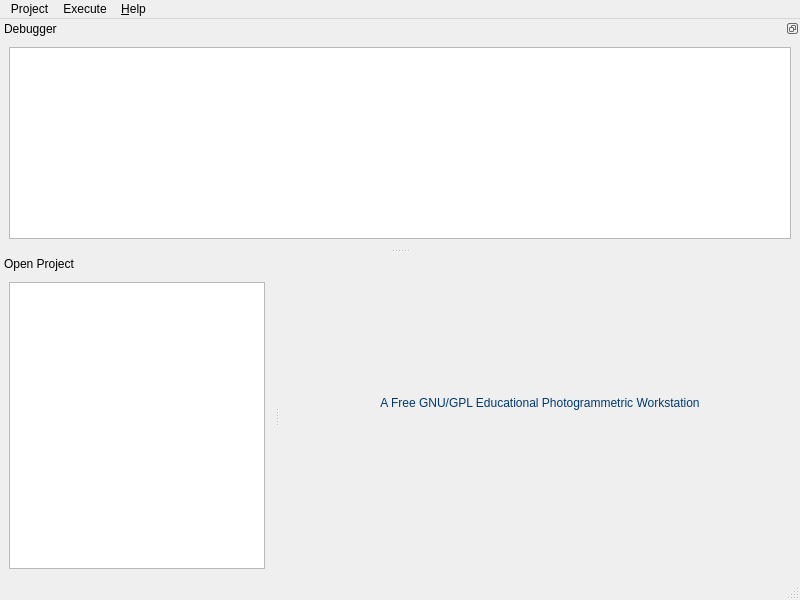
<?xml version="1.0" encoding="UTF-8"?>
<ui version="4.0">
 <class>ProjectMainWindow</class>
 <widget class="QMainWindow" name="ProjectMainWindow">
  <property name="geometry">
   <rect>
    <x>0</x>
    <y>0</y>
    <width>800</width>
    <height>600</height>
   </rect>
  </property>
  <property name="windowTitle">
   <string>efoto - Project Manager</string>
  </property>
  <property name="windowIcon">
   <iconset resource="../resource/resource.qrc">
    <normaloff>:/icon/WindowIcon.png</normaloff>:/icon/WindowIcon.png</iconset>
  </property>
  <property name="locale">
   <locale language="English" country="UnitedStates"/>
  </property>
  <widget class="QWidget" name="centralwidget">
   <property name="sizePolicy">
    <sizepolicy hsizetype="Expanding" vsizetype="Expanding">
     <horstretch>0</horstretch>
     <verstretch>0</verstretch>
    </sizepolicy>
   </property>
   <layout class="QGridLayout">
    <item row="0" column="0">
     <layout class="QGridLayout" name="gridLayoutTelaInicial">
      <item row="0" column="0">
       <widget class="QWidget" name="introWidget" native="true">
        <property name="autoFillBackground">
         <bool>false</bool>
        </property>
        <property name="styleSheet">
         <string notr="true">background-image: url(:/image/Pattern);</string>
        </property>
        <property name="locale">
         <locale language="English" country="UnitedStates"/>
        </property>
        <layout class="QHBoxLayout" name="horizontalLayout">
         <item>
          <spacer name="horizontalSpacer_3">
           <property name="orientation">
            <enum>Qt::Horizontal</enum>
           </property>
           <property name="sizeHint" stdset="0">
            <size>
             <width>40</width>
             <height>20</height>
            </size>
           </property>
          </spacer>
         </item>
         <item>
          <layout class="QVBoxLayout" name="verticalLayout">
           <item>
            <spacer name="verticalSpacer">
             <property name="orientation">
              <enum>Qt::Vertical</enum>
             </property>
             <property name="sizeHint" stdset="0">
              <size>
               <width>20</width>
               <height>40</height>
              </size>
             </property>
            </spacer>
           </item>
           <item>
            <widget class="QLabel" name="label">
             <property name="styleSheet">
              <string notr="true">background-image: url(:/image/None);</string>
             </property>
             <property name="text">
              <string/>
             </property>
             <property name="pixmap">
              <pixmap resource="../resource/resource.qrc">:/image/logoefoto.png</pixmap>
             </property>
             <property name="alignment">
              <set>Qt::AlignCenter</set>
             </property>
            </widget>
           </item>
           <item>
            <widget class="QLabel" name="label_2">
             <property name="styleSheet">
              <string notr="true">background-image:url(:/image/None); color:#00396e;</string>
             </property>
             <property name="locale">
              <locale language="English" country="UnitedStates"/>
             </property>
             <property name="text">
              <string>A Free GNU/GPL Educational Photogrammetric Workstation</string>
             </property>
             <property name="alignment">
              <set>Qt::AlignCenter</set>
             </property>
            </widget>
           </item>
           <item>
            <widget class="QLabel" name="version_info">
             <property name="styleSheet">
              <string notr="true">background-image:url(:/image/None); color:#00396e;</string>
             </property>
             <property name="locale">
              <locale language="English" country="UnitedStates"/>
             </property>
             <property name="text">
              <string/>
             </property>
             <property name="alignment">
              <set>Qt::AlignCenter</set>
             </property>
            </widget>
           </item>
           <item>
            <layout class="QHBoxLayout" name="horizontalLayout_2">
             <item>
              <spacer name="horizontalSpacer">
               <property name="orientation">
                <enum>Qt::Horizontal</enum>
               </property>
               <property name="sizeHint" stdset="0">
                <size>
                 <width>40</width>
                 <height>20</height>
                </size>
               </property>
              </spacer>
             </item>
             <item>
              <widget class="QLabel" name="label_4">
               <property name="styleSheet">
                <string notr="true">background-image: url(:/image/None);</string>
               </property>
               <property name="text">
                <string/>
               </property>
               <property name="pixmap">
                <pixmap resource="../resource/resource.qrc">:/image/logouerj.png</pixmap>
               </property>
              </widget>
             </item>
             <item>
              <widget class="QLabel" name="label_3">
               <property name="styleSheet">
                <string notr="true">background-image: url(:/image/None);</string>
               </property>
               <property name="text">
                <string/>
               </property>
               <property name="pixmap">
                <pixmap resource="../resource/resource.qrc">:/image/logobrazil.png</pixmap>
               </property>
              </widget>
             </item>
             <item>
              <spacer name="horizontalSpacer_2">
               <property name="orientation">
                <enum>Qt::Horizontal</enum>
               </property>
               <property name="sizeHint" stdset="0">
                <size>
                 <width>40</width>
                 <height>20</height>
                </size>
               </property>
              </spacer>
             </item>
            </layout>
           </item>
           <item>
            <spacer name="verticalSpacer_2">
             <property name="orientation">
              <enum>Qt::Vertical</enum>
             </property>
             <property name="sizeHint" stdset="0">
              <size>
               <width>20</width>
               <height>40</height>
              </size>
             </property>
            </spacer>
           </item>
          </layout>
         </item>
         <item>
          <spacer name="horizontalSpacer_4">
           <property name="orientation">
            <enum>Qt::Horizontal</enum>
           </property>
           <property name="sizeHint" stdset="0">
            <size>
             <width>40</width>
             <height>20</height>
            </size>
           </property>
          </spacer>
         </item>
        </layout>
       </widget>
      </item>
     </layout>
    </item>
   </layout>
  </widget>
  <widget class="QMenuBar" name="menubar">
   <property name="geometry">
    <rect>
     <x>0</x>
     <y>0</y>
     <width>800</width>
     <height>22</height>
    </rect>
   </property>
   <widget class="QMenu" name="menuProject">
    <property name="locale">
     <locale language="English" country="UnitedStates"/>
    </property>
    <property name="title">
     <string>Project</string>
    </property>
    <addaction name="actionNew"/>
    <addaction name="actionLoad_last_project"/>
    <addaction name="actionLoad_file"/>
    <addaction name="actionSave_file"/>
    <addaction name="actionSave_project"/>
    <addaction name="actionLoad_project"/>
    <addaction name="actionSave_file_as"/>
    <addaction name="separator"/>
    <addaction name="actionConnect_DB"/>
    <addaction name="actionDisconnect_DB"/>
    <addaction name="separator"/>
    <addaction name="actionImport"/>
    <addaction name="actionExport"/>
    <addaction name="separator"/>
    <addaction name="actionAudit"/>
    <addaction name="actionQuit"/>
   </widget>
   <widget class="QMenu" name="menuExecute">
    <property name="title">
     <string>Execute</string>
    </property>
    <addaction name="actionInterior_Orientation"/>
    <addaction name="actionSpatial_resection"/>
    <addaction name="actionFoto_Tri"/>
    <addaction name="actionStereo"/>
    <addaction name="actionDEMExtraction"/>
    <addaction name="actionOrtho_rectification"/>
    <addaction name="separator"/>
    <addaction name="actionPTReport"/>
    <addaction name="actionReport"/>
   </widget>
   <widget class="QMenu" name="menuHelp">
    <property name="title">
     <string>&amp;Help</string>
    </property>
    <addaction name="actionAbout"/>
   </widget>
   <addaction name="menuProject"/>
   <addaction name="menuExecute"/>
   <addaction name="menuHelp"/>
  </widget>
  <widget class="QStatusBar" name="statusbar"/>
  <widget class="QDockWidget" name="projectDockWidget">
   <property name="features">
    <set>QDockWidget::DockWidgetMovable</set>
   </property>
   <property name="allowedAreas">
    <set>Qt::LeftDockWidgetArea|Qt::RightDockWidgetArea</set>
   </property>
   <property name="windowTitle">
    <string>Open Project</string>
   </property>
   <attribute name="dockWidgetArea">
    <number>1</number>
   </attribute>
   <widget class="QWidget" name="dockWidgetContents">
    <layout class="QHBoxLayout">
     <item>
      <widget class="QTreeWidget" name="treeWidget">
       <property name="sizePolicy">
        <sizepolicy hsizetype="Preferred" vsizetype="Preferred">
         <horstretch>0</horstretch>
         <verstretch>0</verstretch>
        </sizepolicy>
       </property>
       <attribute name="headerVisible">
        <bool>false</bool>
       </attribute>
       <column>
        <property name="text">
         <string>New Project</string>
        </property>
       </column>
      </widget>
     </item>
    </layout>
   </widget>
  </widget>
  <widget class="QDockWidget" name="debuggerDockWidget">
   <property name="features">
    <set>QDockWidget::DockWidgetFloatable|QDockWidget::DockWidgetMovable</set>
   </property>
   <property name="windowTitle">
    <string>Debugger</string>
   </property>
   <attribute name="dockWidgetArea">
    <number>4</number>
   </attribute>
   <widget class="QWidget" name="dockWidgetContents_2">
    <layout class="QHBoxLayout" name="horizontalLayout_3">
     <item>
      <widget class="QTextEdit" name="debuggerTextEdit"/>
     </item>
    </layout>
   </widget>
  </widget>
  <action name="actionNew">
   <property name="text">
    <string>&amp;New</string>
   </property>
   <property name="shortcut">
    <string>Ctrl+N</string>
   </property>
  </action>
  <action name="actionSave_file_as">
   <property name="text">
    <string>Save file &amp;as</string>
   </property>
   <property name="shortcut">
    <string>Ctrl+A</string>
   </property>
  </action>
  <action name="actionConnect_DB">
   <property name="text">
    <string>Connect DB</string>
   </property>
   <property name="visible">
    <bool>false</bool>
   </property>
  </action>
  <action name="actionDisconnect_DB">
   <property name="text">
    <string>Disconnect DB</string>
   </property>
   <property name="visible">
    <bool>false</bool>
   </property>
  </action>
  <action name="actionExport">
   <property name="text">
    <string>Export</string>
   </property>
   <property name="visible">
    <bool>false</bool>
   </property>
  </action>
  <action name="actionImport">
   <property name="text">
    <string>Import</string>
   </property>
   <property name="visible">
    <bool>false</bool>
   </property>
  </action>
  <action name="actionAudit">
   <property name="text">
    <string>Audit</string>
   </property>
   <property name="visible">
    <bool>false</bool>
   </property>
  </action>
  <action name="actionHeader">
   <property name="text">
    <string>Header</string>
   </property>
  </action>
  <action name="actionTerrain">
   <property name="text">
    <string>Terrain</string>
   </property>
  </action>
  <action name="actionSensors">
   <property name="text">
    <string>Sensors</string>
   </property>
  </action>
  <action name="actionFlights">
   <property name="text">
    <string>Flights</string>
   </property>
  </action>
  <action name="actionBlocks">
   <property name="text">
    <string>Blocks</string>
   </property>
  </action>
  <action name="actionImages">
   <property name="text">
    <string>Images</string>
   </property>
  </action>
  <action name="actionPoints">
   <property name="text">
    <string>Points</string>
   </property>
  </action>
  <action name="actionInterior_Orientations">
   <property name="text">
    <string>Interior Orientations</string>
   </property>
  </action>
  <action name="actionExterior_Orientations">
   <property name="text">
    <string>Exterior Orientations</string>
   </property>
  </action>
  <action name="actionFeatures">
   <property name="text">
    <string>Features</string>
   </property>
  </action>
  <action name="actionOrthoretifications">
   <property name="text">
    <string>Orthoretifications</string>
   </property>
  </action>
  <action name="actionInterior_Orientation">
   <property name="text">
    <string>&amp;Interior Orientation</string>
   </property>
   <property name="shortcut">
    <string>Ctrl+I</string>
   </property>
  </action>
  <action name="actionSpatial_resection">
   <property name="text">
    <string>Spatial R&amp;esection</string>
   </property>
   <property name="toolTip">
    <string>Spatial Resection</string>
   </property>
   <property name="shortcut">
    <string>Ctrl+E</string>
   </property>
  </action>
  <action name="actionAbout">
   <property name="text">
    <string>About</string>
   </property>
  </action>
  <action name="actionSave_file">
   <property name="text">
    <string>&amp;Save file</string>
   </property>
   <property name="shortcut">
    <string>Ctrl+S</string>
   </property>
   <property name="visible">
    <bool>true</bool>
   </property>
  </action>
  <action name="actionLoad_file">
   <property name="text">
    <string>&amp;Open file</string>
   </property>
   <property name="shortcut">
    <string>Ctrl+O</string>
   </property>
   <property name="visible">
    <bool>true</bool>
   </property>
  </action>
  <action name="actionSave_project">
   <property name="text">
    <string>Save project</string>
   </property>
   <property name="visible">
    <bool>false</bool>
   </property>
  </action>
  <action name="actionLoad_project">
   <property name="text">
    <string>Load project</string>
   </property>
   <property name="visible">
    <bool>false</bool>
   </property>
  </action>
  <action name="actionExport_Stereo">
   <property name="text">
    <string>&amp;Export Stereo File</string>
   </property>
   <property name="toolTip">
    <string>Export a file to be used on Stereoplotter or DSM File</string>
   </property>
  </action>
  <action name="actionFoto_Tri">
   <property name="text">
    <string>Photo &amp;Triangulation</string>
   </property>
   <property name="shortcut">
    <string>Ctrl+T</string>
   </property>
  </action>
  <action name="actionDEMExtraction">
   <property name="text">
    <string>&amp;DSM-Extraction</string>
   </property>
   <property name="shortcut">
    <string>Ctrl+D</string>
   </property>
  </action>
  <action name="actionOrtho_rectification">
   <property name="text">
    <string>Ortho-&amp;Rectification</string>
   </property>
   <property name="toolTip">
    <string>Ortho-Rectification</string>
   </property>
   <property name="shortcut">
    <string>Ctrl+R</string>
   </property>
  </action>
  <action name="actionStereo">
   <property name="text">
    <string>Stereo &amp;Plotter</string>
   </property>
   <property name="shortcut">
    <string>Ctrl+P</string>
   </property>
  </action>
  <action name="actionReport">
   <property name="text">
    <string>Pro&amp;ject Report</string>
   </property>
   <property name="shortcut">
    <string>Ctrl+J</string>
   </property>
  </action>
  <action name="actionPTReport">
   <property name="text">
    <string>Photo-triangulation &amp;Full Report</string>
   </property>
   <property name="shortcut">
    <string>Ctrl+F</string>
   </property>
  </action>
  <action name="actionLoad_last_project">
   <property name="enabled">
    <bool>false</bool>
   </property>
   <property name="text">
    <string>&amp;Last project</string>
   </property>
   <property name="shortcut">
    <string>Ctrl+L</string>
   </property>
   <property name="visible">
    <bool>true</bool>
   </property>
  </action>
  <action name="actionQuit">
   <property name="text">
    <string>&amp;Quit</string>
   </property>
   <property name="shortcut">
    <string>Ctrl+Q</string>
   </property>
  </action>
 </widget>
 <resources>
  <include location="../resource/resource.qrc"/>
 </resources>
 <connections/>
</ui>
